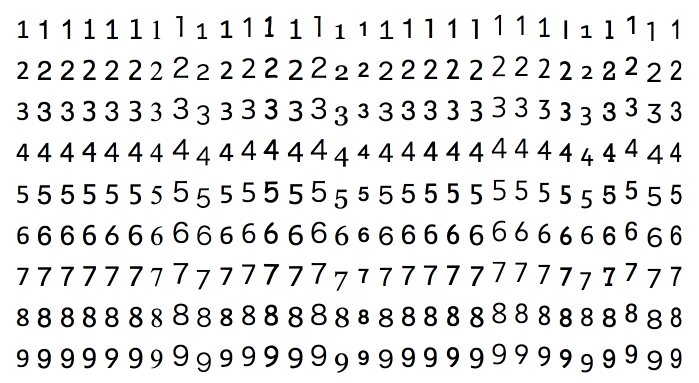
#> input picture train_data/train.png, 1398 x 766 px (shown at 1/2 size)
$ python training.py   (older library calls are emulated)
#> lines starting #> are read from the running program, lines starting #| are printed output that depends on the picture; after the words box and inside, x2 and y2 are one past the last pixel; in counts of white or black regions, pixels touching at a corner belong together
import numpy as np
import cv2

# Train the k-NN classifier on the training features and labels
def train():
    features_train = np.loadtxt('./train_data/trainfeatures.data',np.float32)
    labels_train = np.loadtxt('./train_data/trainlabels.data',np.float32)
    labels_train = labels_train.reshape((labels_train.size,1))

    clf = cv2.ml.KNearest_create()
    clf.train(features_train, cv2.ml.ROW_SAMPLE, labels_train)

    return clf

# Create the training features and labels
def process_data():
    img = cv2.imread('./train_data/train.png')
#> img is the input picture: shape (766, 1398, 3); mean B, G, R 230.2, 230.1, 230.1

    gray = cv2.cvtColor(img,cv2.COLOR_BGR2GRAY)
    blur = cv2.GaussianBlur(gray,(5,5),0)
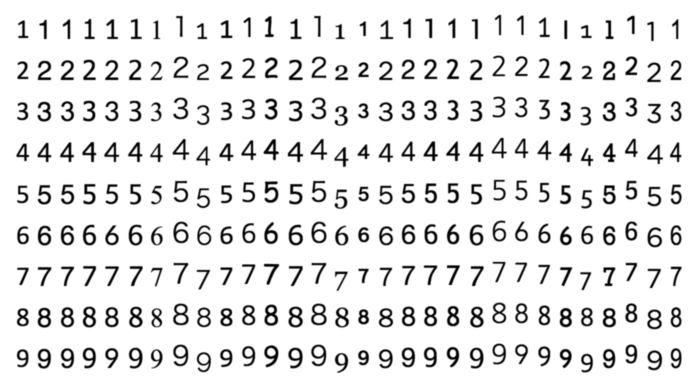
#> blur: shape (766, 1398) (shown at 1/2 size); min 0, max 255, mean 230.1
    thresh = cv2.adaptiveThreshold(blur,255,1,1,11,2)
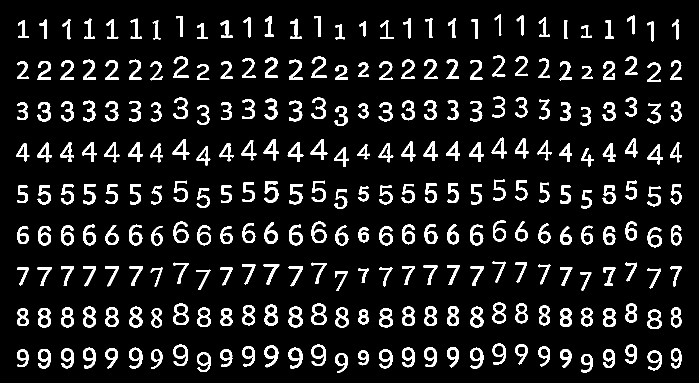
#> thresh: shape (766, 1398) (shown at 1/2 size); 10% white; 270 white regions
    img2, contours,hierarchy = cv2.findContours(thresh,cv2.RETR_LIST,
                                                cv2.CHAIN_APPROX_SIMPLE)
#> contours = 419 contours; largest, box (x1, y1, x2, y2) and area: (623, 607, 653, 650) 994, (347, 607, 377, 650) 994, (577, 613, 605, 655) 891, (529, 609, 556, 651) 855, (1295, 619, 1324, 658) 847
    features =  np.empty((0,100))
    labels = []
    keys = [i for i in range(48,58)]

    # Number of fonts used in train.png
    fonts = 30
    count = 0

    for cnt in contours:
        # Check if the contour isn't a smaller contour within a number
        if cv2.contourArea(cnt)>50:
            [x,y,w,h] = cv2.boundingRect(cnt)
            # Check if the contour is a number
            if  h>28:
                # Take the region of interest (the number)
                roi = thresh[y:y+h,x:x+w]
                roismall = cv2.resize(roi,(10,10))

                # Assgins each feature its corresponding number
                labels.append(9 - int(count/fonts))
                feature = roismall.reshape((1,100))
                features = np.append(features,feature,0)
                count += 1
#> this loop made 419 passes
#> (x, y, w, h) on passes 1 to 12: (1166, 711, 16, 16), (675, 708, 16, 21), (1162, 708, 24, 37), (397, 707, 21, 22), (670, 706, 26, 40), (1299, 704, 20, 19), (721, 704, 12, 13), (394, 705, 28, 39), (1210, 702, 16, 17), (1124, 702, 15, 14), (762, 702, 19, 18), (445, 702, 16, 16)
#> pass 3, in process_data, `roi = thresh[y:y+h,x:x+w]`:
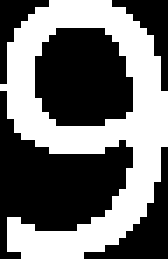
#> roi: shape (37, 24) (shown 7 times larger); 44% white; 1 white region, box (x1, y1, x2, y2) and area: (0, 0, 24, 37) 391
#> after the loop:
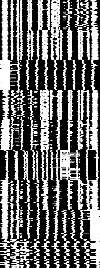
#> features: shape (268, 100) float64; min 0, max 255, mean 105.5
#> after the loop, count = 268; labels = 268 values, max 9 at index 0, min 1 at index 240, mean 5.03

    labels = np.array(labels,np.float32)
    labels = labels.reshape((labels.size,1))
    print ("Training complete")

    np.savetxt('./train_data/trainfeatures.data',features)
    np.savetxt('./train_data/trainlabels.data',labels)

if __name__ == '__main__':
    process_data()
